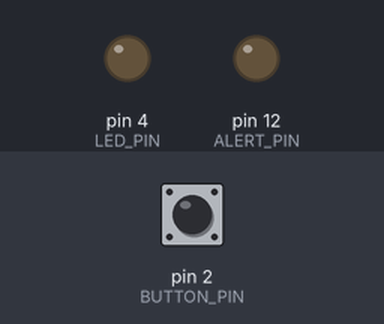
This sketch was run on a simulated Arduino Uno, built with avr-gcc and run on an emulated ATmega328P. Shown: output pins drawn as LEDs (lit = HIGH). The test bench sets the inputs (shaded band); at power-on: pin 2 (BUTTON_PIN) HIGH. What the sketch prints to the serial monitor is not drawn.

Above: at 1.2 s.
1.3 s: pin 2 (BUTTON_PIN) pulled LOW for 0.15 s
At 1.38 s:
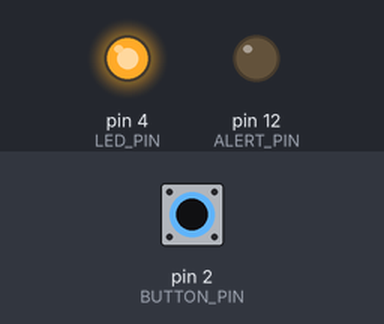
2.9 s: pin 2 (BUTTON_PIN) pulled LOW for 3.2 s
At 7.4 s:
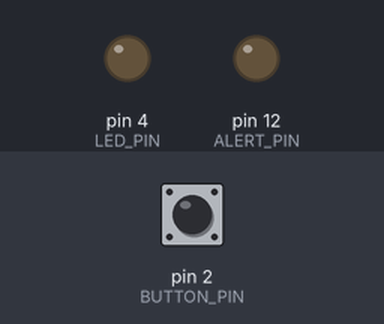
Timing chart, 0 to 8.9 s (numbered marks = the images above; inputs shaded):
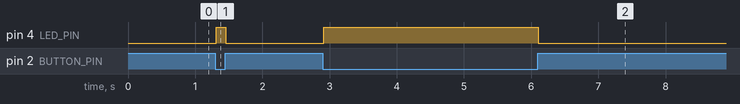

The sketch:

bounceButtonBlink.ino
```cpp
#include <Bounce2.h>
#include <MsTimer2.h>

#define BUTTON_PIN 2
#define LED_PIN 4
#define ALERT_PIN 12

const int set_min=15;  // min
const double minute=60000; // 1 min = 60 * 1000 ms
double delta = 0;

unsigned long time_s = 0;
unsigned long time_e = 0;
unsigned long time_delta = 0;

int work = 0;

// Instantiate a Bounce object
Bounce debouncer = Bounce();

void setup() {
  Serial.begin(19200);

  // pins
  pinMode(BUTTON_PIN, INPUT_PULLUP);
  pinMode(LED_PIN, OUTPUT);
  pinMode(ALERT_PIN, OUTPUT);

  // After setting up the button, setup the Bounce instance :
  debouncer.attach(BUTTON_PIN);
  debouncer.interval(5); // interval in ms

  delta = set_min * minute / 2;
  MsTimer2::set(delta, flash); // delta(ms) period
}

void flash()
{
  work=2;
  digitalWrite(LED_PIN, LOW);
  digitalWrite(ALERT_PIN, HIGH);
}

void loop() {
  // Update the Bounce instance :
  debouncer.update();

  digitalWrite(LED_BUILTIN, HIGH);

  // Get the updated value :
  int value = debouncer.read();

  // Turn on or off the LED as determined by the state :
  if ( value == LOW ) {
    if(work == 0) {
      work = 1;

      MsTimer2::start();
      Serial.println(delta);

      time_s = millis();
      time_e = 0;
      time_delta = 0;
    } else if (work == 1) {
      digitalWrite(LED_PIN, HIGH);
    } else if (work == 2) { // work = 2
      Serial.println("alert");

      time_e = millis();
      time_delta = (time_e - time_s) / 1000;
      Serial.print("elapsed time s =");
      Serial.println(time_delta);
    }
  }
  else {
    work = 0;
    digitalWrite(LED_PIN, LOW);
    digitalWrite(ALERT_PIN, LOW);       //スイッチが押されていないならLEDを消灯
    MsTimer2::stop();
  }
  Serial.println(work);
}
```

Measured:
- after the input at 1.3 s, pin 4 (LED_PIN): LOW → HIGH at once, → LOW 0.14 s later
- after the input at 2.9 s, pin 4 (LED_PIN): LOW → HIGH at once, → LOW 3.2 s later
